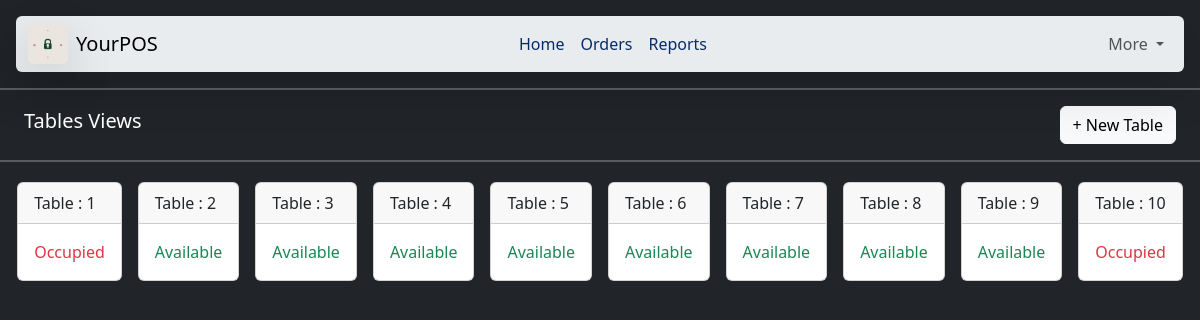
The page /orders on the database as committed earlier.
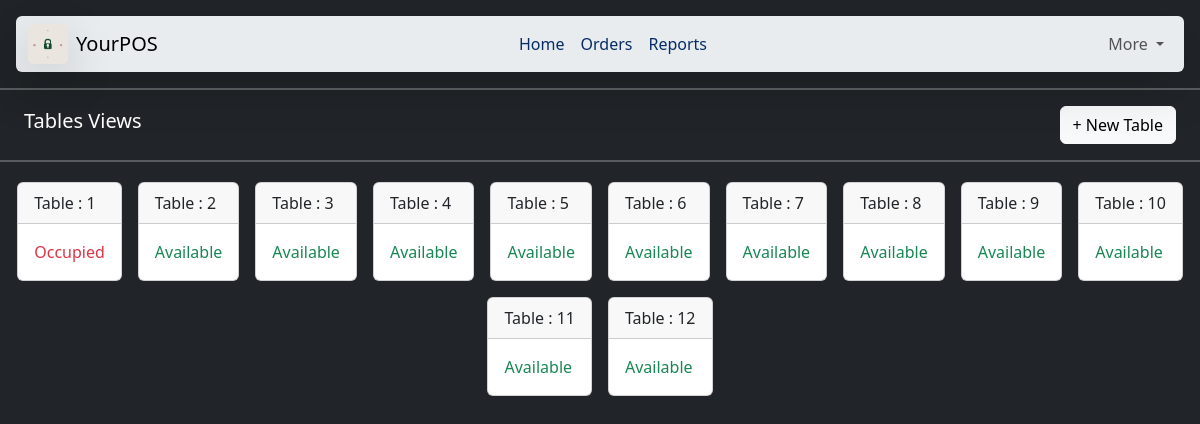
The same page on the database as committed later.
### home/models.py (models this page shows, shortened)
class TableInfo(models.Model):
    class Status(models.TextChoices):
        AVAILABLE = "A", "Available"
        OCCUPIED = "O", "Occupied"
    table_no = models.IntegerField(primary_key=True)
    status = models.CharField(
        max_length=1,
        choices=Status.choices,
        default=Status.AVAILABLE
    )

### home/views.py (the view, shortened to what this page needs)
# urls.py: path("orders", views.orders, name='orders'),
def orders(request):
    data = TableInfo.objects.all().order_by('table_no')
    return render(request, 'orders.html', {'items': data})

### templates/orders.html (shortened to what this page needs)
{% extends "base.html" %}
{% block body %}
<hr class="border border-light border-1">
<div class="container-fluid d-flex justify-content-between align-items-center px-4">
    <h5>Tables Views</h5>
    <button class="btn btn-light" data-bs-toggle="modal" data-bs-target="#addTableModal">+ New Table</button>
</div>
<hr class="border border-white border-1">
<div class="container-fluid">
    <div class="justify-content-center d-flex flex-wrap gap-2 my-3">
        {% for item in items %}
        <div class="card d-inline-flex m-1 hover-card">
            <a href="{% url 'createorders' item.pk %}">
            <div class="card-header">Table : {{ item.table_no }}</div>
            {% if item.status == "A" %}
                <div class="card-body text-success">{{ item.get_status_display }}</div>
            {% elif item.status == "O" %}
                <div class="card-body text-danger">{{ item.get_status_display }}</div>
            {% endif %}
            </a>
        </div>
        {% endfor %}
    </div>
</div>
{% endblock body %}

Rows that differ between the two databases and show on the page:
changed TableInfo id 10: status "Occupied" → "Available"
added TableInfo: table_no "11", status "Available"
added TableInfo: table_no "12", status "Available"
